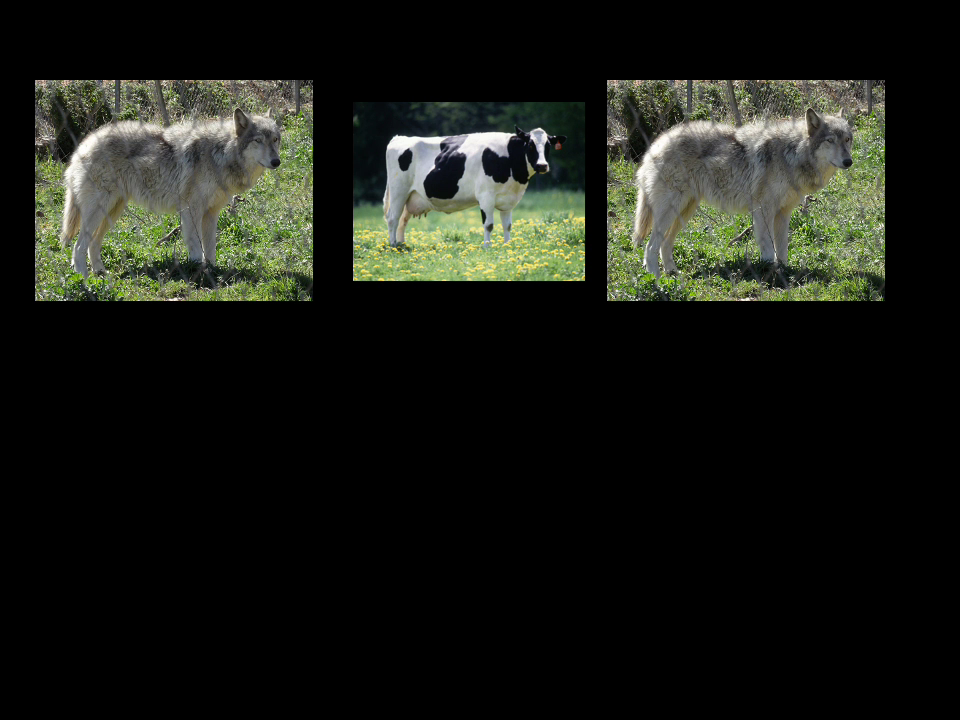
#> input picture cow_wolf/cow_wolf01.png, 960 x 720 px
$ jupyter execute --allow-errors Atividade_Semana04_P1.ipynb
#> lines starting #> are read from the running program, lines starting #| are printed output that depends on the picture
### biblioteca_cow.py
#!/usr/bin/python
# -*- coding: utf-8 -*-

import cv2
import numpy as np
import math
import os

def load_mobilenet():
    """Não mude ou renomeie esta função
        Carrega o modelo e os parametros da MobileNet.
        Retorna a rede carregada.
    """

    return None


def detect(net, frame, CONFIDENCE, COLORS, CLASSES):
    """
        Recebe:
            net - a rede carregada
            frame - uma imagem colorida BGR
            CONFIDENCE - o grau de confiabilidade mínima da detecção
            COLORS - as cores atribídas a cada classe
            CLASSES - o array de classes
        Devolve:
            img - a imagem com os objetos encontrados
            resultados - os resultados da detecção
    """
    img = frame.copy()
    resultados = None

    return img, resultados

def separar_caixa_entre_animais(img, resultados):
    """Não mude ou renomeie esta função
        recebe o resultados da MobileNet e retorna dicionario com duas chaves, 'vaca' e 'lobo'.
        Na chave 'vaca' tem uma lista de cada caixa que existe uma vaca, no formato: [ [min_X, min_Y, max_X, max_Y] , [min_X, min_Y, max_X, max_Y] , ...]. Desenhe um retângulo azul em volta de cada vaca
        Na chave 'lobo' tem uma lista de uma unica caixa que engloba todos os lobos da imagem, no formato: [min_X, min_Y, max_X, max_Y]. Desenhe um retângulo vermelho em volta dos lobos

    """
    img = img.copy()

    animais = {}
    animais['vaca'] = []
    animais['lobo'] = [0, 0, 0, 0]

    return img, animais

# [5 lines left out: function calcula_iou, not called in this run]

def checar_perigo(image, animais):
    """Não mude ou renomeie esta função
        Recebe as coordenadas das caixas, se a caixa de uma vaca tem intersecção com as do lobo, ela esta em perigo.
        Se estiver em perigo, deve escrever na imagem com a cor vermlha, se não, escreva com a cor azul.
        *Importante*: nesta função, não faça cópia da imagem de entrada!!

        Repita para cada vaca na imagem.
    """
    return

### Atividade_Semana04_P1.ipynb
# Entregável 4 de Visão Computacional e Robótica - PARTE 1

**Entrega até 27/09**

**Certifique-se de que possui

**Atenção:** o grupo de 3 ou 4 pessoas desta atividade deve se manter fixo até a entrega do projeto.

Nesta semana vamos trabalhar com um assunto extremamente atual: reconhecimento de objetos e rastreamento

Referências:

[https://www.pyimagesearch.com/2018/07/30/opencv-object-tracking/](https://www.pyimagesearch.com/2018/07/30/opencv-object-tracking/)

[https://github.com/iArunava/YOLOv3-Object-Detection-with-OpenCV/](https://github.com/iArunava/YOLOv3-Object-Detection-with-OpenCV/)

[https://www.pyimagesearch.com/2017/09/11/object-detection-with-deep-learning-and-opencv/](https://www.pyimagesearch.com/2017/09/11/object-detection-with-deep-learning-and-opencv/)

Ouça a explicacão do professor sobre rastreamento e deteção

[cell 1]
import cv2
import matplotlib.pyplot as plt
import numpy as np
import math
import biblioteca

#> (the rest of this cell did not finish here and is left out)

# PARTE 1

Você deve detectar se há uma situação de perigo ou não perigo para as vacas.

Perigo
</img>

Não perigo
</img>

#### Orientações

É uma situação de perigo quando:
* Há mais lobos do que vacas
* As vacas estão contidas na bounding box dos lobos, conforme as figuras

Considere que toda detecção de `dog`, `horse`  e `sheep` também será de lobos.

Baixe o vídeo [ cow_wolf.mp4 neste endereço](https://github.com/Insper/robot20/blob/master/media/cow_wolf.mp4)

[cell 2]
import biblioteca_cow

#> (the rest of this cell did not finish here and is left out)

## Carregar MobileNet

Siga os exemplos dado em aula para carregar a MobileNet no arquivo biblioteca_cow.py

Modifique a função `load_mobilenet` do arquivo [biblioteca_cow.py](biblioteca_cow.py) para carregar a MobileNet.

Modifique a função `detect` do arquivo [biblioteca_cow.py](biblioteca_cow.py) para fazer executar a MobileNet em uma imagem.

[cell 3]
img = cv2.imread("cow_wolf/cow_wolf01.png")
#> img is the input picture: shape (720, 960, 3); mean B, G, R 21.3, 27.6, 25.5

# Classes
CLASSES = ["background", "aeroplane", "bicycle", "bird", "boat",
    "bottle", "bus", "car", "cat", "chair", "cow", "diningtable",
    "dog", "horse", "motorbike", "person", "pottedplant", "sheep",
    "sofa", "train", "tvmonitor"]

# Carregar Rede
net = biblioteca_cow.load_mobilenet()

# Detectar
CONFIDENCE = 0.7
COLORS = np.random.uniform(0, 255, size=(len(CLASSES), 3))

saida, resultados = biblioteca_cow.detect(net, img, CONFIDENCE, COLORS, CLASSES)
#> resultados = None

print(resultados)
#| None

# Saida Esperada:
# [INFO] computing object detections...
# [INFO] cow: 99.06%
# [INFO] horse: 94.41%
# [INFO] horse: 93.70%
# [('cow', 99.0637481212616, (379, 131), (560, 251)), ('horse', 94.41149830818176, (53, 103), (297, 286)), ('horse', 93.70213747024536, (626, 103), (860, 285))]

## Regiao de Perigo

Modifique a função `separar_caixa_entre_animais` do arquivo [biblioteca_cow.py](biblioteca_cow.py) utilizando a saida da MobileNet para definir um caixa azul sobre cada vaca e uma caixa vermelha unindo ambos os lobos.

[cell 4]
saida, animais = biblioteca_cow.separar_caixa_entre_animais(img, resultados)
#> animais = {'vaca': [], 'lobo': [0, 0, 0, 0]}

f, ax = plt.subplots(1, 2, figsize=(16,6))

ax[0].imshow(cv2.cvtColor(img, cv2.COLOR_BGR2RGB))
ax[1].imshow(cv2.cvtColor(saida, cv2.COLOR_BGR2RGB))
ax[0].set_title('original')
ax[1].set_title('detectado')

ax[0].axis('off')
ax[1].axis('off')

plt.show()
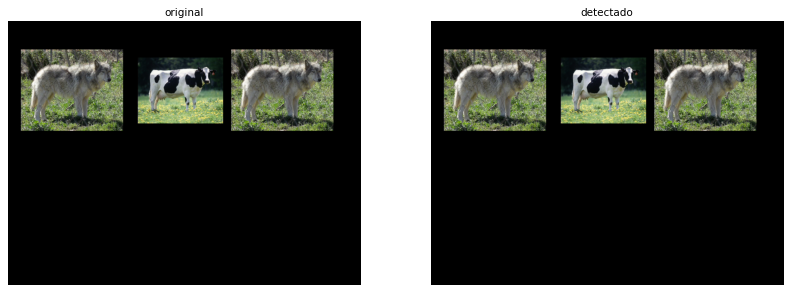
#> figure drawn by matplotlib, 2 panels

# Saida Esperada:
# Caixa vermelha sobre todos os lobos e uma caixa azul em cada vaca


$ run again, with cow_wolf/cow_wolf02.png copied over cow_wolf/cow_wolf01.png
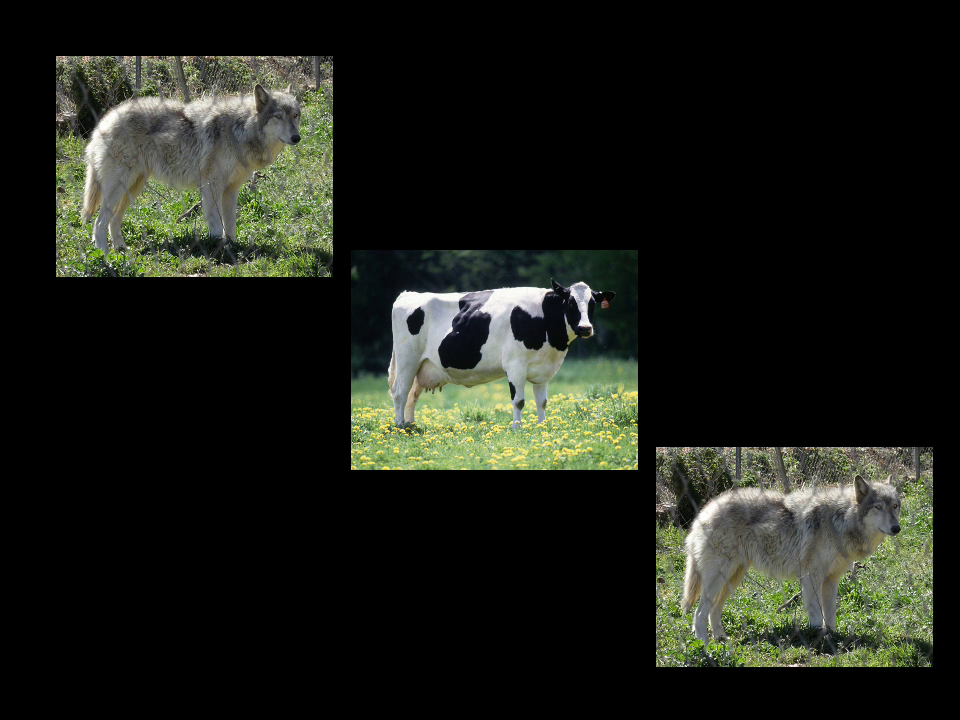
#> input picture cow_wolf/cow_wolf02.png, 960 x 720 px
#> img is the input picture: shape (720, 960, 3); mean B, G, R 24, 31.1, 28.6
#> resultados = None
#| None
#> animais = {'vaca': [], 'lobo': [0, 0, 0, 0]}
#> `plt.show()`:
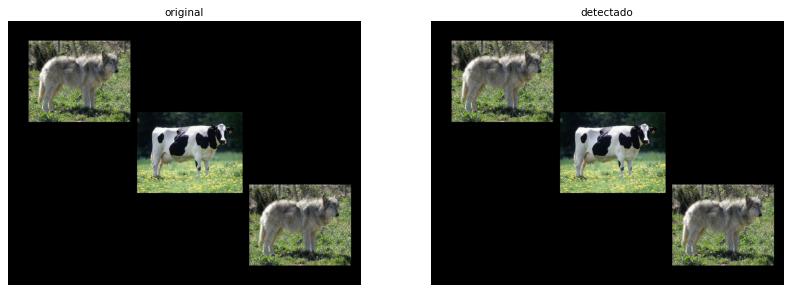
#> figure drawn by matplotlib, 2 panels

$ run again, with cow_wolf/cow_wolf04.png copied over cow_wolf/cow_wolf01.png
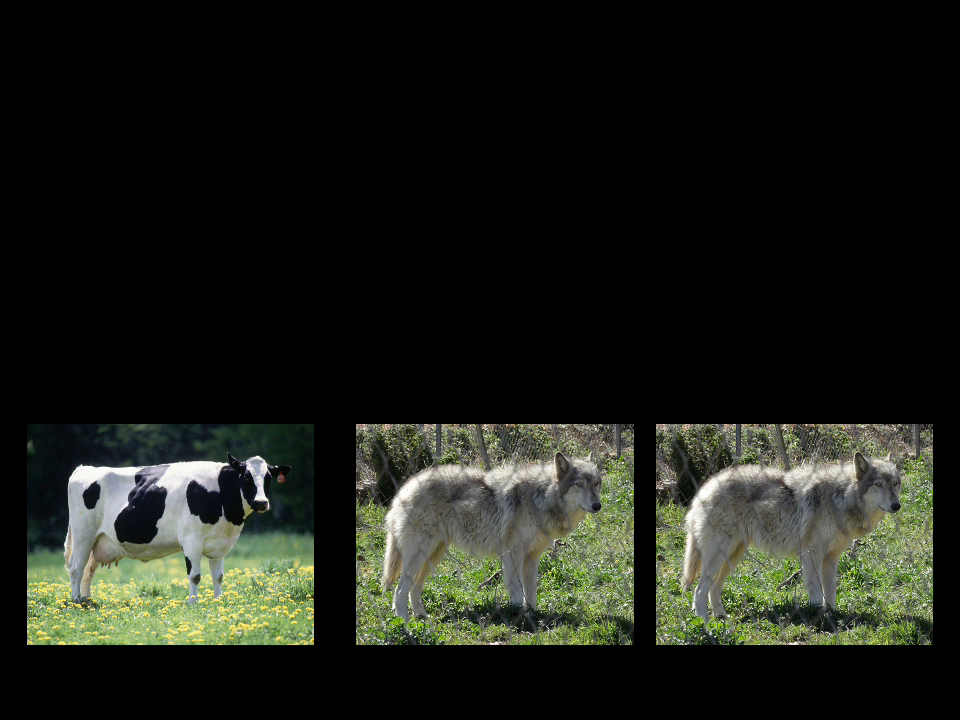
#> input picture cow_wolf/cow_wolf04.png, 960 x 720 px
#> img is the input picture: shape (720, 960, 3); mean B, G, R 24.1, 31.3, 28.7
#> resultados = None
#| None
#> animais = {'vaca': [], 'lobo': [0, 0, 0, 0]}
#> `plt.show()`:
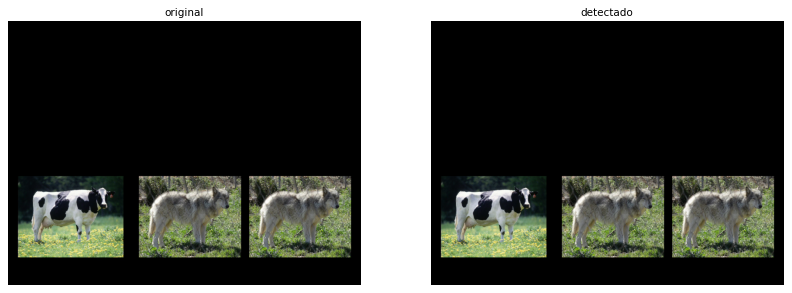
#> figure drawn by matplotlib, 2 panels
